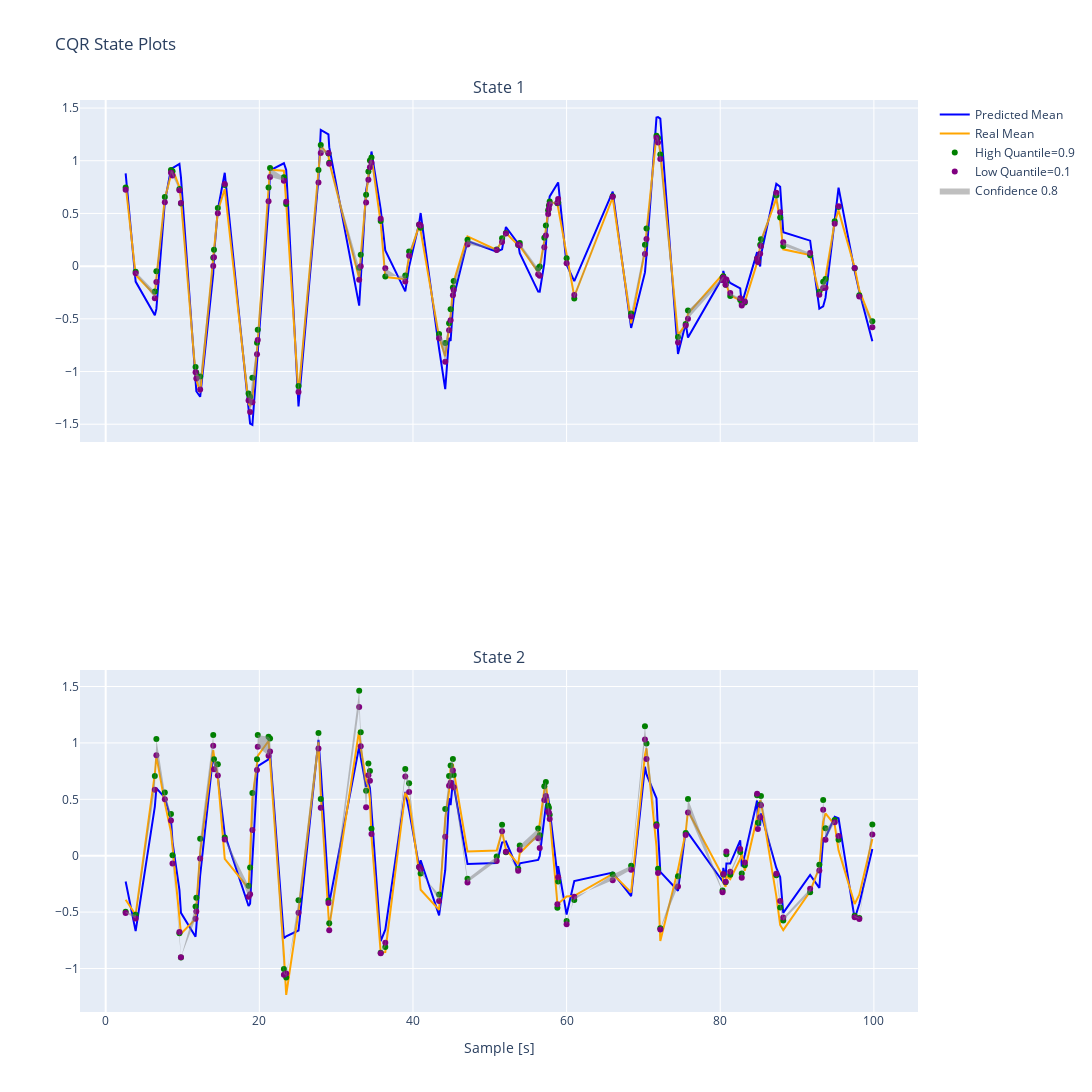

The cell this chart's notebook holds for it:
### Markdown cell above
This plot is made against test data which till now is untouched.

### Code cell
su.plot_cqr_error_plotly()
